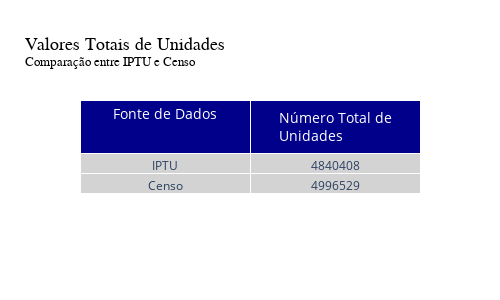

This figure's notebook cell:
### Markdown cell above
## Quantidade de Unidades

### Code cell
import pandas as pd
import plotly.graph_objects as go

# Criar DataFrame
dados = {
    "Fonte de Dados": ["IPTU", "Censo"],
    "Número Total de Unidades": [
        valores_sc["unidades"].sum(skipna=True),  
        censo["v0002"].sum(skipna=True)
    ]
}
df = pd.DataFrame(dados)

# Criar tabela interativa
fig = go.Figure(data=[go.Table(
    header=dict(values=df.columns,
                fill_color="darkblue",
                font=dict(color="white", size=14),
                align="center"),
    cells=dict(values=[df[col] for col in df.columns],
               fill_color="lightgray",
               font=dict(size=12),
               align="center"))
])

# Adicionar título
fig.update_layout(title="Valores Totais de Unidades<br><sup>Comparação entre IPTU e Censo</sup>",
                  title_font=dict(size=18, family="Arial", color="black"),
                  width=500, height=300)

fig.show()

### Figure 1 — Plotly figure (JSON) as saved in the notebook; plotly's stock layout.template omitted (floating-point values rounded to 4 significant figures)
{"data": [{"cells": {"align": "center", "fill": {"color": "lightgray"}, "font": {"size": 12}, "values": [["IPTU", "Censo"], [4840408, 4996529]]}, "header": {"align": "center", "fill": {"color": "darkblue"}, "font": {"color": "white", "size": 14}, "values": ["Fonte de Dados", "Número Total de Unidades"]}, "type": "table"}], "layout": {"height": 300, "title": {"font": {"color": "black", "family": "Arial", "size": 18}, "text": "Valores Totais de Unidades<br><sup>Comparação entre IPTU e Censo</sup>"}, "width": 500}}
